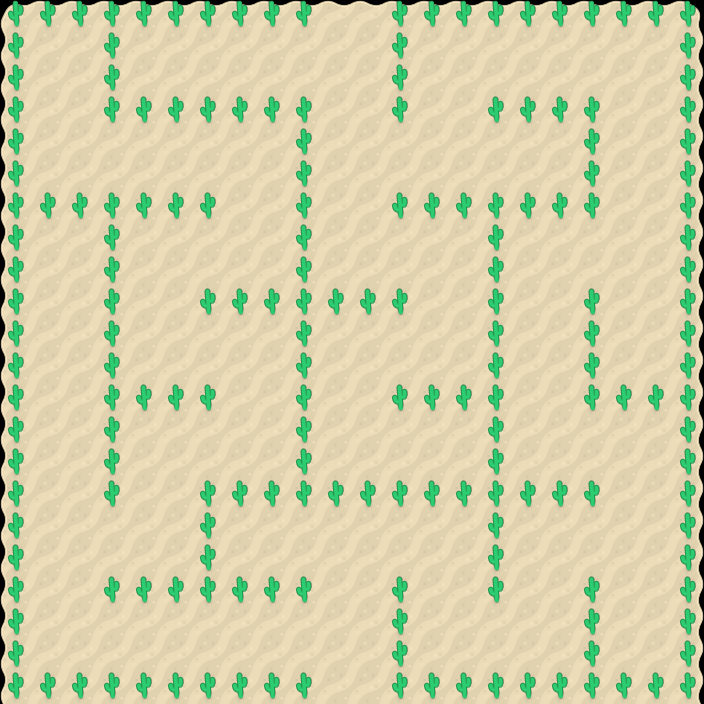

This is a level from a 2D game, rendered from its Tiled map with the project's own tilesets. A one-line summary and the complete map file follow:
An orthogonal 22x22 tile map with 32x32 px tiles, 2 tile layers (Tile Layer 1, Trees).

<map version="1.0" orientation="orthogonal" renderorder="right-down" width="22" height="22" tilewidth="32" tileheight="32" nextobjectid="1">
 <tileset firstgid="1" name="mapPack_tilesheet" tilewidth="32" tileheight="32" tilecount="204" columns="17">
  <image source="../Tilesheet/mapPack_tilesheet_small.png" width="544" height="384" />
 </tileset>
 <layer name="Tile Layer 1" width="22" height="22">
  <data encoding="csv">
1,2,2,2,2,2,2,2,2,2,2,2,2,2,2,2,2,2,2,2,2,3,
18,19,19,19,19,19,19,19,19,19,19,19,19,19,19,19,19,19,19,19,19,20,
18,19,19,19,19,19,19,19,19,19,19,19,19,19,19,19,19,19,19,19,19,20,
18,19,19,19,19,19,19,19,19,19,19,19,19,19,19,19,19,19,19,19,19,20,
18,19,19,19,19,19,19,19,19,19,19,19,19,19,19,19,19,19,19,19,19,20,
18,19,19,19,19,19,19,19,19,19,19,19,19,19,19,19,19,19,19,19,19,20,
18,19,19,19,19,19,19,19,19,19,19,19,19,19,19,19,19,19,19,19,19,20,
18,19,19,19,19,19,19,19,19,19,19,19,19,19,19,19,19,19,19,19,19,20,
18,19,19,19,19,19,19,19,19,19,19,19,19,19,19,19,19,19,19,19,19,20,
18,19,19,19,19,19,19,19,19,19,19,19,19,19,19,19,19,19,19,19,19,20,
18,19,19,19,19,19,19,19,19,19,19,19,19,19,19,19,19,19,19,19,19,20,
18,19,19,19,19,19,19,19,19,19,19,19,19,19,19,19,19,19,19,19,19,20,
18,19,19,19,19,19,19,19,19,19,19,19,19,19,19,19,19,19,19,19,19,20,
18,19,19,19,19,19,19,19,19,19,19,19,19,19,19,19,19,19,19,19,19,20,
18,19,19,19,19,19,19,19,19,19,19,19,19,19,19,19,19,19,19,19,19,20,
18,19,19,19,19,19,19,19,19,19,19,19,19,19,19,19,19,19,19,19,19,20,
18,19,19,19,19,19,19,19,19,19,19,19,19,19,19,19,19,19,19,19,19,20,
18,19,19,19,19,19,19,19,19,19,19,19,19,19,19,19,19,19,19,19,19,20,
18,19,19,19,19,19,19,19,19,19,19,19,19,19,19,19,19,19,19,19,19,20,
18,19,19,19,19,19,19,19,19,19,19,19,19,19,19,19,19,19,19,19,19,20,
18,19,19,19,19,19,19,19,19,19,19,19,19,19,19,19,19,19,19,19,19,20,
18,19,19,19,19,19,19,19,19,19,19,19,19,19,19,19,19,19,19,19,19,20
</data>
 </layer>
 <layer name="Trees" width="22" height="22">
  <data encoding="csv">
39,39,39,39,39,39,39,39,39,39,0,0,39,39,39,39,39,39,39,39,39,39,
39,0,0,39,0,0,0,0,0,0,0,0,39,0,0,0,0,0,0,0,0,39,
39,0,0,39,0,0,0,0,0,0,0,0,39,0,0,0,0,0,0,0,0,39,
39,0,0,39,39,39,39,39,39,39,0,0,39,0,0,39,39,39,39,0,0,39,
39,0,0,0,0,0,0,0,0,39,0,0,0,0,0,0,0,0,39,0,0,39,
39,0,0,0,0,0,0,0,0,39,0,0,0,0,0,0,0,0,39,0,0,39,
39,39,39,39,39,39,39,0,0,39,0,0,39,39,39,39,39,39,39,0,0,39,
39,0,0,39,0,0,0,0,0,39,0,0,0,0,0,39,0,0,0,0,0,39,
39,0,0,39,0,0,0,0,0,39,0,0,0,0,0,39,0,0,0,0,0,39,
39,0,0,39,0,0,39,39,39,39,39,39,39,0,0,39,0,0,39,0,0,39,
39,0,0,39,0,0,0,0,0,39,0,0,0,0,0,39,0,0,39,0,0,39,
39,0,0,39,0,0,0,0,0,39,0,0,0,0,0,39,0,0,39,0,0,39,
39,0,0,39,39,39,39,0,0,39,0,0,39,39,39,39,0,0,39,39,39,39,
39,0,0,39,0,0,0,0,0,39,0,0,0,0,0,39,0,0,0,0,0,39,
39,0,0,39,0,0,0,0,0,39,0,0,0,0,0,39,0,0,0,0,0,39,
39,0,0,39,0,0,39,39,39,39,39,39,39,39,39,39,39,39,39,0,0,39,
39,0,0,0,0,0,39,0,0,0,0,0,0,0,0,39,0,0,0,0,0,39,
39,0,0,0,0,0,39,0,0,0,0,0,0,0,0,39,0,0,0,0,0,39,
39,0,0,39,39,39,39,39,39,39,0,0,39,0,0,39,0,0,39,0,0,39,
39,0,0,0,0,0,0,0,0,0,0,0,39,0,0,0,0,0,39,0,0,39,
39,0,0,0,0,0,0,0,0,0,0,0,39,0,0,0,0,0,39,0,0,39,
39,39,39,39,39,39,39,39,39,39,0,0,39,39,39,39,39,39,39,39,39,39
</data>
 </layer>
</map>
